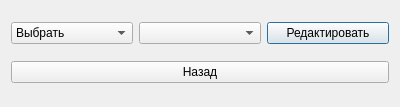
<?xml version="1.0" encoding="UTF-8"?>
<ui version="4.0">
 <class>Edit</class>
 <widget class="QDialog" name="Edit">
  <property name="geometry">
   <rect>
    <x>0</x>
    <y>0</y>
    <width>400</width>
    <height>107</height>
   </rect>
  </property>
  <property name="windowTitle">
   <string>Dialog</string>
  </property>
  <layout class="QVBoxLayout" name="verticalLayout">
   <item>
    <layout class="QHBoxLayout" name="horizontalLayout">
     <item>
      <widget class="QComboBox" name="editEl">
       <item>
        <property name="text">
         <string>Выбрать</string>
        </property>
       </item>
       <item>
        <property name="text">
         <string>Книги</string>
        </property>
       </item>
       <item>
        <property name="text">
         <string>Учебники</string>
        </property>
       </item>
       <item>
        <property name="text">
         <string>Канцелярия</string>
        </property>
       </item>
      </widget>
     </item>
     <item>
      <widget class="QComboBox" name="editIt"/>
     </item>
     <item>
      <widget class="QPushButton" name="editB">
       <property name="text">
        <string>Редактировать</string>
       </property>
      </widget>
     </item>
    </layout>
   </item>
   <item>
    <widget class="QPushButton" name="back">
     <property name="text">
      <string>Назад</string>
     </property>
    </widget>
   </item>
  </layout>
 </widget>
 <resources/>
 <connections/>
</ui>
